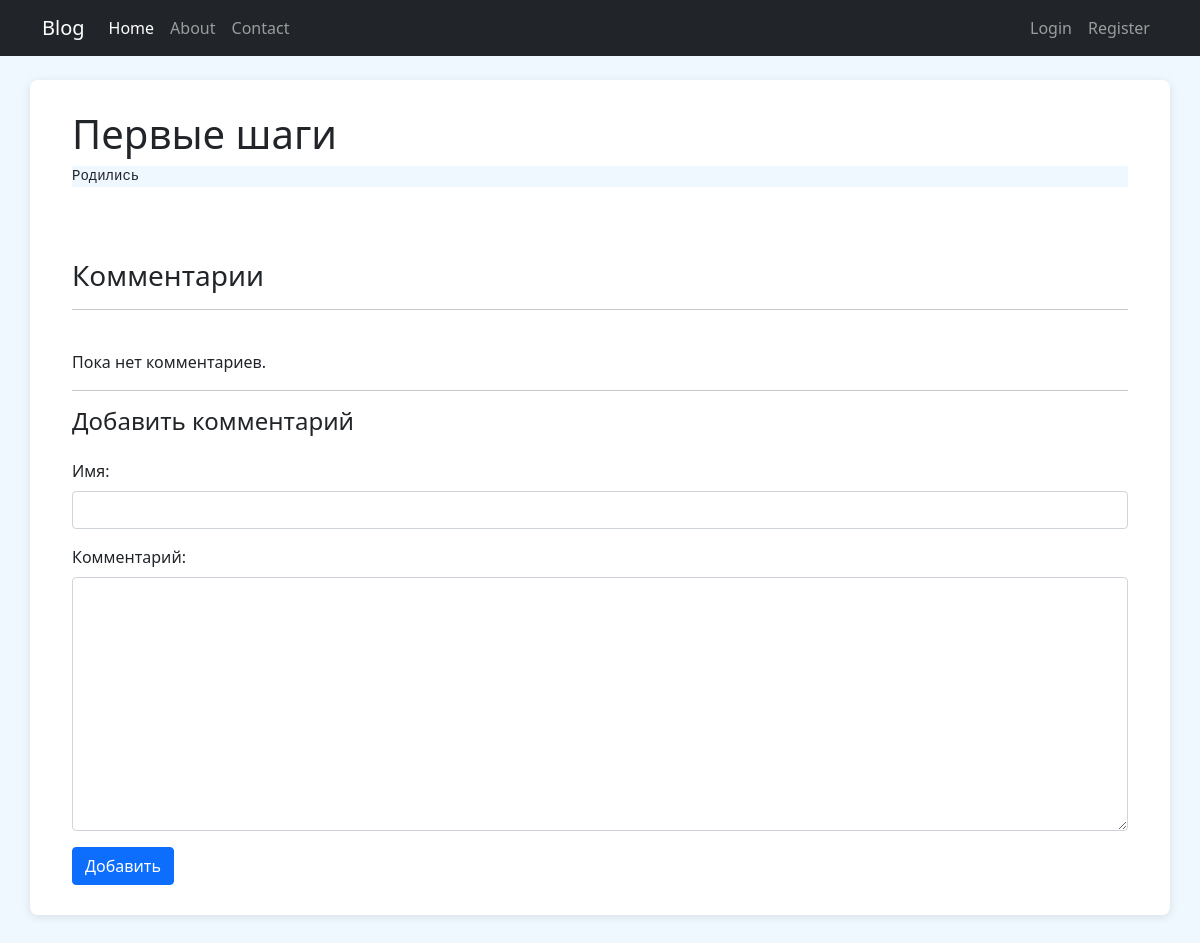
The app's page /blog/article/1/, older data.
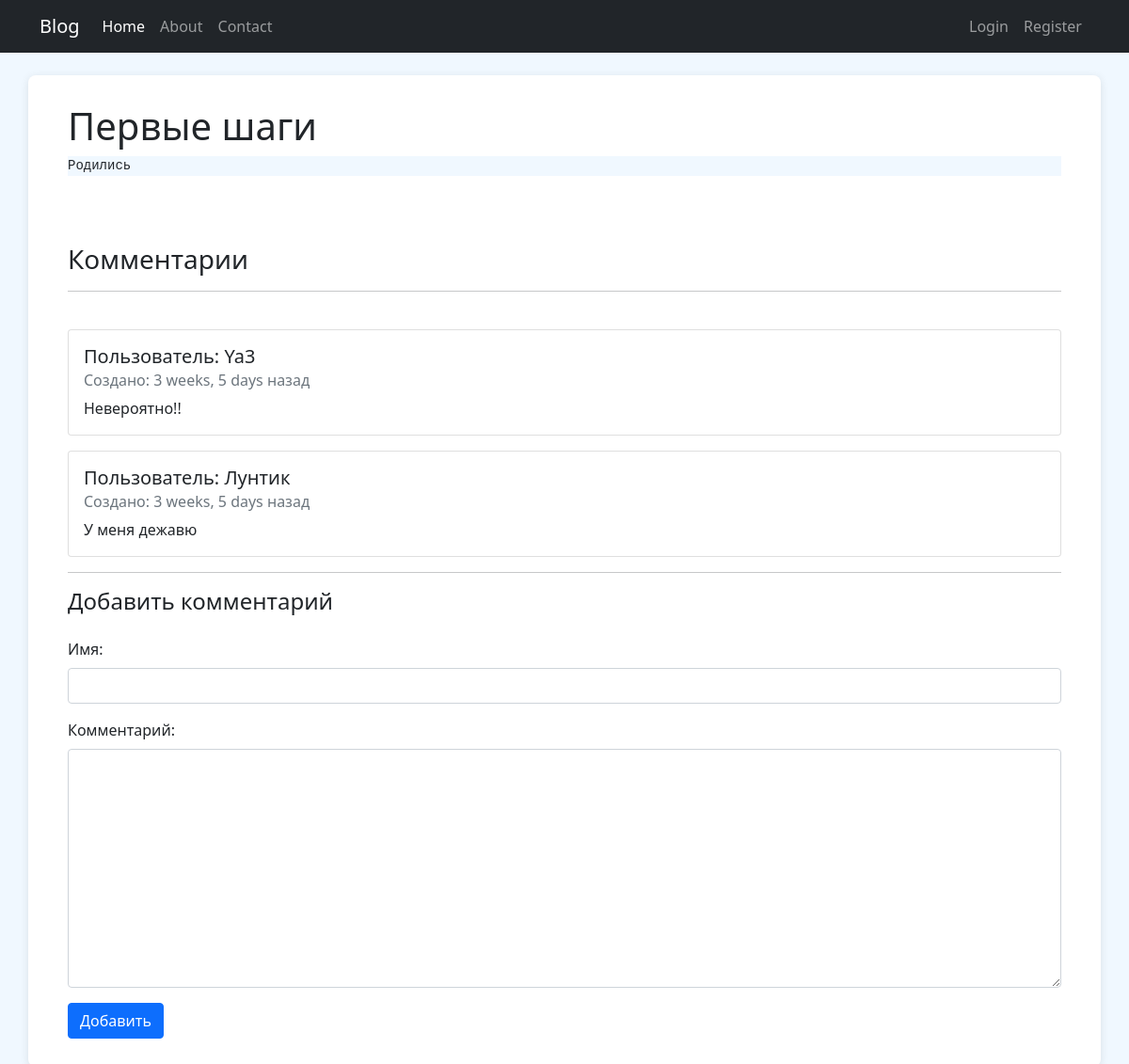
The same page, newer data.
### blog/models.py (models this page shows, shortened)
class Article(models.Model):
    title = models.CharField(max_length=200)
    text = models.TextField()
    user = models.ForeignKey(User,on_delete=models.CASCADE);

class Comment(models.Model):
    article = models.ForeignKey(Article, on_delete=models.CASCADE)
    name = models.CharField(max_length=100)
    comment = models.TextField(max_length=400)
    created_on = models.DateTimeField(auto_now_add=True)
    class Meta:
        ordering = ['created_on']

### blog/views.py (the view)
# urls.py: re_path(r'article/(?P<article_id>\d+)/$', views.show_article, name='article'),
def show_article(request, article_id):
    article = get_object_or_404(Article, id=article_id) #Получаем статью или 404 ошибку
    if request.method == "POST":
        form = CommentForm(request.POST) #Получаем данные из формы
        if form.is_valid(): #Проверяем валидность формы
            if request.user.is_authenticated: #Проверяем авторизацию пользователя
                form.cleaned_data["article"] = article #Добавляем ключ и значение статьи
                try:
                    Comment.objects.create(**form.cleaned_data) #Создаем новую запись в таблицу
                    return redirect('article', article_id) #Обновляем страницу со статьей
                except Exception as Ex:
                    print(Ex)
                    form.add_error(None, 'Ошибка добавления коммента')
            else:
                return redirect("login")
    else:
        form = CommentForm()
    return render(request, 'blog/article.html', {'article': article, 'comment': article.comment_set.all, 'form': form})

### blog/forms.py
class CommentForm(ModelForm):
    class Meta:
        model = Comment
        fields = ['name', 'comment']

### blog/templatetags/form_tags.py (called while the page is built)
@register.filter(name='add_class')
def add_class(value, arg):
    return value.as_widget(attrs={'class': arg})

### blog/templates/blog/article.html (shortened to what this page needs)
{% extends 'blog/base.html' %}
{% load form_tags %}
{% block content %}
    <div class="container">
        <h1>{{ article.title }}</h1>
        <div class="mb-4">
            <pre>{{ article.text }}</pre>
        </div>
        <br><br>
        <h3>Комментарии</h3>
        <hr><br>
        {% for com in comment %}
            <div class="card mb-3">
                <div class="card-body">
                    <h5 class="card-title">Пользователь: {{ com.name }}</h5>
                    <h6 class="card-subtitle mb-2 text-muted">Создано: {{ com.created_on|timesince }} назад</h6>
                    <p class="card-text">{{ com.comment }}</p>
                </div>
            </div>
        {% empty %}
            <p>Пока нет комментариев.</p>
        {% endfor %}
        <hr>
        <h4>Добавить комментарий</h4>
        <form method="post" class="mt-4">
            <div class="mb-3">
                <label for="id_name" class="form-label">Имя:</label>
                {{ form.name|add_class:"form-control" }}
            </div>
            <div class="mb-3">
                <label for="id_comment" class="form-label">Комментарий:</label>
                {{ form.comment|add_class:"form-control" }}
            </div>
            <button type="submit" class="btn btn-primary">Добавить</button>
        </form>
    </div>
{% endblock %}

### blog/templates/blog/base.html (shortened to what this page needs)
{% load static  %}
<!DOCTYPE html>
<html lang="en">
  <head>
    <link href="https://cdn.jsdelivr.net/npm/bootstrap@5.1.3/dist/css/bootstrap.min.css" rel="stylesheet">
    <link rel="stylesheet" href="https://cdn.jsdelivr.net/npm/bootstrap-icons@1.5.0/font/bootstrap-icons.css">
    <link rel="stylesheet" href="https://use.fontawesome.com/releases/v5.0.8/css/all.css">
    <link href="{% static 'blog/style.css' %}" rel="stylesheet">
  </head>
  <body>
    <nav class="navbar navbar-expand-lg navbar-dark bg-dark">
      <div class="container">
        <a class="navbar-brand" href="{% url 'home' %}">Blog</a>
        <div class="collapse navbar-collapse" id="navbar">
          <ul class="navbar-nav me-auto mb-2 mb-lg-0">
            <li class="nav-item">
              <a class="nav-link active" href="{% url 'home' %}">Home</a>
            </li>
            <li class="nav-item">
              <a class="nav-link" href="{% url 'about' %}">About</a>
            </li>
            <li class="nav-item">
              <a class="nav-link" href="#contact">Contact</a>
            </li>
          </ul>
          <ul class="navbar-nav ms-auto">
            <li class="nav-item">
              <a class="nav-link" href="{% url 'login' %}">Login</a>
            </li>
            <li class="nav-item">
              <a class="nav-link" href="{% url 'register' %}">Register</a>
            </li>
          </ul>
        </div>
      </div>
    </nav>
    <div class="container main-content mt-4">
        {% block content %}
        {% endblock %}
    </div>
  </body>
</html>

### blog/static/blog/style.css (style rules this page uses)
.main-content { margin-top: 80px; }
body { background-color: #f0f8ff; }
a { color: #4087d5; text-decoration: none }
pre { background-color: #f0f8ff; }
.main-content { background-color: white; padding: 30px; border-radius: 8px; box-shadow: 0 2px 10px rgba(0, 0, 0, 0.1); margin-bottom: 30px; }

Row changes from the older to the newer data that the page shows:
added Comment: name "Ya3", created_on "3 weeks, 5 days", comment "Невероятно!!"
added Comment: name "Лунтик", created_on "3 weeks, 5 days", comment "У меня дежавю"
Text that changed along with them:
text no longer shown: "Пока нет комментариев."
